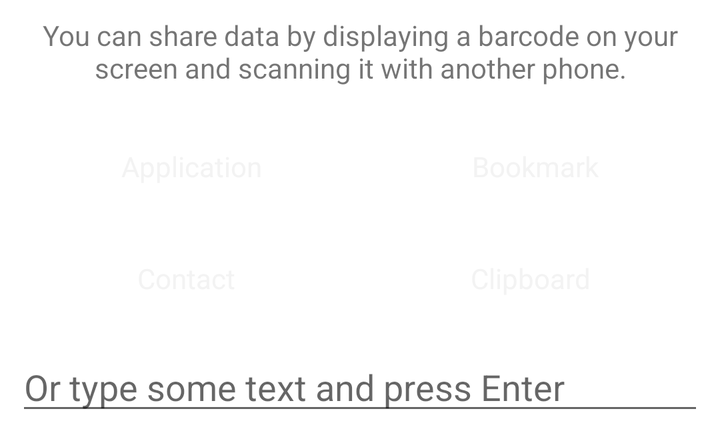
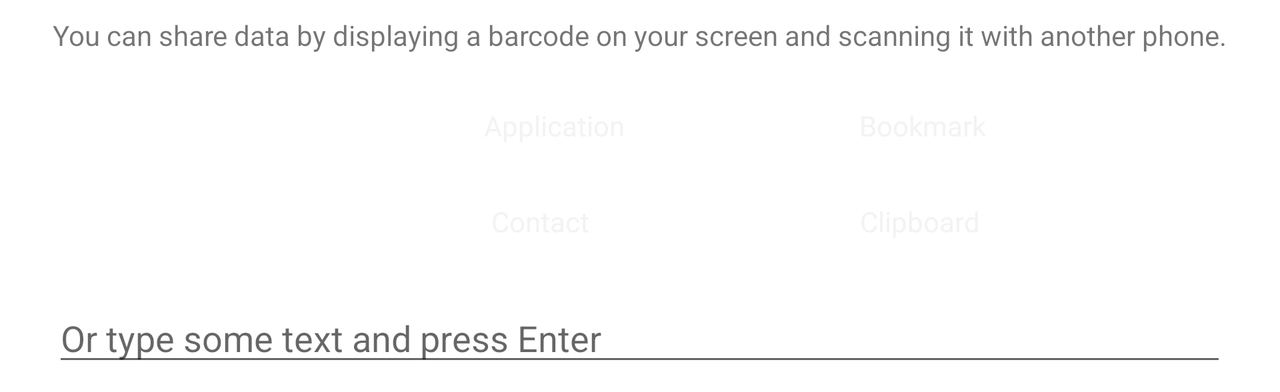

An Android layout and its configuration variant, each rendered on a device that would load it. The default file and the variant file are quoted in full after the pictures.
<!-- AndroidManifest.xml: fallback theme Theme.MaterialComponents.DayNight.NoActionBar -->
<!-- res/layout/share.xml -->
<?xml version="1.0" encoding="utf-8" ?>
<ScrollView xmlns:android="http://schemas.android.com/apk/res/android" android:gravity="center" android:layout_gravity="center" android:layout_width="wrap_content" android:layout_height="wrap_content">
	<LinearLayout android:gravity="center" android:orientation="vertical" android:padding="@dimen/standard_padding" android:layout_width="wrap_content" android:layout_height="wrap_content">
		<TextView android:gravity="center" android:paddingBottom="@dimen/standard_padding" android:layout_width="wrap_content" android:layout_height="wrap_content" android:text="@string/msg_share_explanation" android:textIsSelectable="false" />
		<ImageView android:paddingBottom="@dimen/standard_padding" android:layout_width="wrap_content" android:layout_height="wrap_content" android:src="@drawable/share_via_barcode" android:scaleType="center" />
		<LinearLayout android:orientation="horizontal" android:paddingBottom="@dimen/standard_padding" android:layout_width="fill_parent" android:layout_height="wrap_content">
			<Button android:id="@id/share_app_button" android:text="@string/button_share_app" android:layout_weight="1.0" style="@style/ShareButton" />
			<Button android:id="@id/share_bookmark_button" android:text="@string/button_share_bookmark" android:layout_weight="1.0" style="@style/ShareButton" />
		</LinearLayout>
		<LinearLayout android:orientation="horizontal" android:paddingBottom="@dimen/standard_padding" android:layout_width="fill_parent" android:layout_height="wrap_content">
			<Button android:id="@id/share_contact_button" android:text="@string/button_share_contact" android:layout_weight="1.0" style="@style/ShareButton" />
			<Button android:id="@id/share_clipboard_button" android:text="@string/button_share_clipboard" android:layout_weight="1.0" style="@style/ShareButton" />
		</LinearLayout>
		<EditText android:id="@id/share_text_view" android:layout_width="fill_parent" android:layout_height="wrap_content" android:hint="@string/msg_share_text" android:singleLine="true" android:selectAllOnFocus="true" />
	</LinearLayout>
</ScrollView>
<!-- resources referenced by this layout -->
<resources>
  <dimen name="standard_padding">8.0dip</dimen>
  <string name="button_share_app">Application</string>
  <string name="button_share_bookmark">Bookmark</string>
  <string name="button_share_clipboard">Clipboard</string>
  <string name="button_share_contact">Contact</string>
  <string name="msg_share_explanation">You can share data by displaying a barcode on your screen and scanning it with another phone.</string>
  <string name="msg_share_text">Or type some text and press Enter</string>
  <style name="ShareButton" parent="@android:style/Widget.Holo.Button.Borderless.Small"><item name="android:layout_width">wrap_content</item><item name="android:layout_height">wrap_content</item></style>
</resources>
<!-- res/layout-land/share.xml (the repository's variant of the layout above) -->
<!-- drawn on the phone turned sideways -->
<?xml version="1.0" encoding="utf-8" ?>
<LinearLayout xmlns:android="http://schemas.android.com/apk/res/android" android:gravity="center" android:layout_gravity="center" android:orientation="vertical" android:padding="8.0dip" android:layout_width="wrap_content" android:layout_height="wrap_content">
	<TextView android:gravity="center" android:paddingBottom="12.0dip" android:layout_width="fill_parent" android:layout_height="wrap_content" android:text="@string/msg_share_explanation" android:textIsSelectable="false" />
	<LinearLayout android:orientation="horizontal" android:paddingBottom="12.0dip" android:layout_width="fill_parent" android:layout_height="wrap_content">
		<ImageView android:paddingRight="24.0dip" android:layout_width="wrap_content" android:layout_height="wrap_content" android:src="@drawable/share_via_barcode" android:scaleType="center" android:layout_weight="1.0" />
		<LinearLayout android:orientation="vertical" android:layout_width="0.0dip" android:layout_height="wrap_content" android:layout_weight="1.0">
			<Button android:id="@id/share_app_button" android:text="@string/button_share_app" style="@style/ShareButton" />
			<Button android:id="@id/share_contact_button" android:text="@string/button_share_contact" style="@style/ShareButton" />
		</LinearLayout>
		<LinearLayout android:orientation="vertical" android:layout_width="0.0dip" android:layout_height="wrap_content" android:layout_weight="1.0">
			<Button android:id="@id/share_bookmark_button" android:text="@string/button_share_bookmark" style="@style/ShareButton" />
			<Button android:id="@id/share_clipboard_button" android:text="@string/button_share_clipboard" style="@style/ShareButton" />
		</LinearLayout>
	</LinearLayout>
	<EditText android:id="@id/share_text_view" android:layout_width="fill_parent" android:layout_height="wrap_content" android:hint="@string/msg_share_text" android:singleLine="true" android:selectAllOnFocus="true" />
</LinearLayout>
<!-- resources referenced by the variant -->
<!-- as the phone turned sideways resolves them -->
<resources>
  <string name="button_share_app">Application</string>
  <string name="button_share_bookmark">Bookmark</string>
  <string name="button_share_clipboard">Clipboard</string>
  <string name="button_share_contact">Contact</string>
  <string name="msg_share_explanation">You can share data by displaying a barcode on your screen and scanning it with another phone.</string>
  <string name="msg_share_text">Or type some text and press Enter</string>
  <style name="ShareButton" parent="@android:style/Widget.Holo.Button.Borderless.Small"><item name="android:layout_width">wrap_content</item><item name="android:layout_height">wrap_content</item></style>
</resources>
